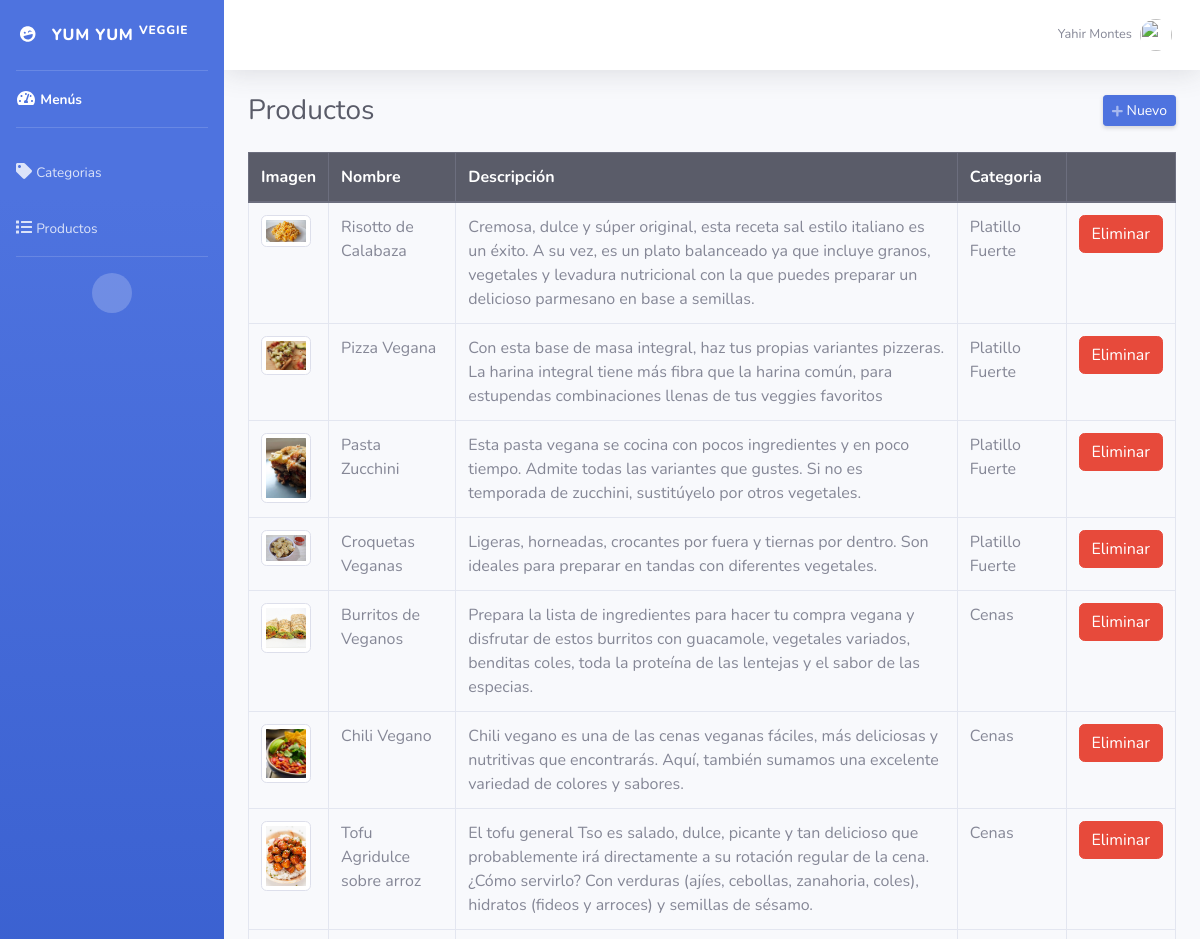
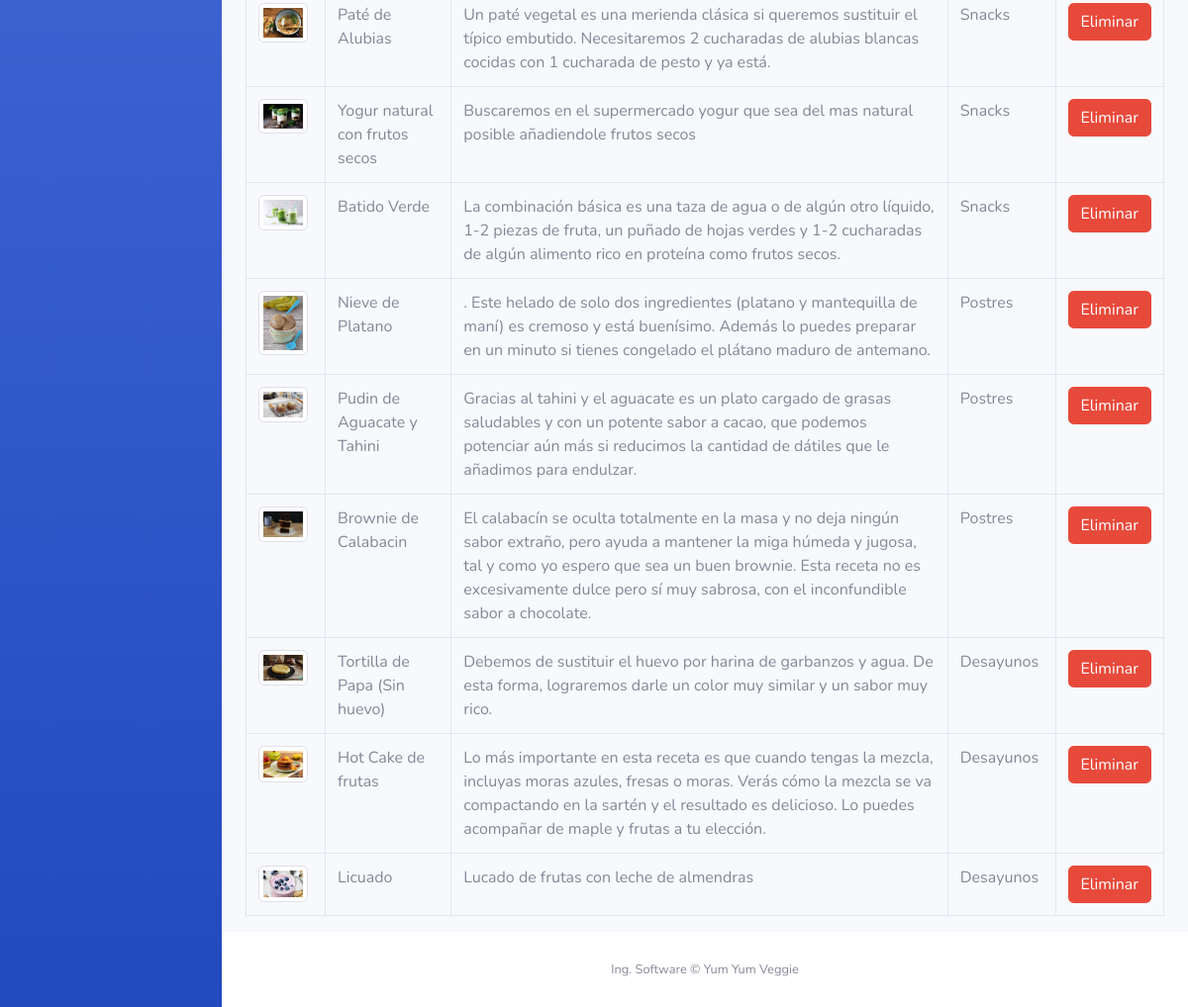
The app's page /productos.php (signed in) with its own data (2 pictures, top to bottom).
### tables this page shows
CREATE TABLE `productos` (
  `id` int(11) NOT NULL,
  `nombre` varchar(255) NOT NULL,
  `descripcion` text NOT NULL,
  `precio_normal` decimal(10,2) NOT NULL,
  `precio_rebajado` decimal(10,2) NOT NULL,
  `cantidad` int(11) NOT NULL,
  `imagen` varchar(50) NOT NULL,
  `id_categoria` int(11) NOT NULL
);

CREATE TABLE `categorias` (
  `id` int(11) NOT NULL,
  `categoria` varchar(50) NOT NULL
);

### productos.php (the view, shortened to what this page needs)
<?php
require_once "../config/conexion.php";
include("includes/header.php"); ?>
<div class="d-sm-flex align-items-center justify-content-between mb-4">
    <h1 class="h3 mb-0 text-gray-800">Productos</h1>
    <a href="#" class="d-none d-sm-inline-block btn btn-sm btn-primary shadow-sm" id="abrirProducto"><i class="fas fa-plus fa-sm text-white-50"></i> Nuevo</a>
</div>
<div class="row">
    <div class="col-md-12">
        <div class="table-responsive">
            <table class="table table-hover table-bordered" style="width: 100%;">
                <thead class="thead-dark">
                    <tr>
                        <th>Imagen</th>
                        <th>Nombre</th>
                        <th>Descripción</th>
                        <th>Categoria</th>
                        <th></th>
                    </tr>
                </thead>
                <tbody>
                    <?php
                    $query = mysqli_query($conexion, "SELECT p.*, c.id AS id_cat, c.categoria FROM productos p INNER JOIN categorias c ON c.id = p.id_categoria ORDER BY p.id DESC");
                    while ($data = mysqli_fetch_assoc($query)) { ?>
                        <tr>
                            <td><img class="img-thumbnail" src="../assets/img/<?php echo $data['imagen']; ?>" width="50"></td>
                            <td><?php echo $data['nombre']; ?></td>
                            <td><?php echo $data['descripcion']; ?></td>
                            <td><?php echo $data['categoria']; ?></td>
                            <td>
                                <form method="post" action="eliminar.php?accion=pro&id=<?php echo $data['id']; ?>" class="d-inline eliminar">
                                    <button class="btn btn-danger" type="submit">Eliminar</button>
                                </form>
                            </td>
                        </tr>
                    <?php } ?>
                </tbody>
            </table>
        </div>
    </div>
</div>
<?php include("includes/footer.php"); ?>

### header.php (shortened to what this page needs)
<!DOCTYPE html>
<html lang="en">
<head>
    <link href="../assets/css/sb-admin-2.min.css" rel="stylesheet">
</head>
<body id="page-top">
    <div id="wrapper">
        <ul class="navbar-nav bg-gradient-primary sidebar sidebar-dark accordion" id="accordionSidebar">
            <a class="sidebar-brand d-flex align-items-center justify-content-center" href="">
                <div class="sidebar-brand-icon rotate-n-15">
                    <i class="fas fa-laugh-wink"></i>
                </div>
                <div class="sidebar-brand-text mx-3">Yum Yum <sup>Veggie</sup></div>
            </a>
            <hr class="sidebar-divider my-0">
            <li class="nav-item active">
                <a class="nav-link" href="">
                    <i class="fas fa-fw fa-tachometer-alt"></i>
                    <span>Menús</span></a>
            </li>
            <hr class="sidebar-divider">
            <li class="nav-item">
                <a class="nav-link" href="categorias.php">
                    <i class="fas fa-tag"></i>
                    <span>Categorias</span></a>
            </li>
            <li class="nav-item">
                <a class="nav-link" href="productos.php">
                    <i class="fas fa-list"></i>
                    <span>Productos</span></a>
            </li>
            <hr class="sidebar-divider d-none d-md-block">
            <div class="text-center d-none d-md-inline">
                <button class="rounded-circle border-0" id="sidebarToggle"></button>
            </div>
        </ul>
        <div id="content-wrapper" class="d-flex flex-column">
            <div id="content">
                <nav class="navbar navbar-expand navbar-light bg-white topbar mb-4 static-top shadow">
                    <ul class="navbar-nav ml-auto">
                        <li class="nav-item dropdown no-arrow">
                            <a class="nav-link dropdown-toggle" href="#" id="userDropdown" role="button" data-toggle="dropdown" aria-haspopup="true" aria-expanded="false">
                                <span class="mr-2 d-none d-lg-inline text-gray-600 small"><?php echo $_SESSION['nombre']; ?></span>
                                <img class="img-profile rounded-circle" src="https://source.unsplash.com/QAB-WJcbgJk/60x60">
                            </a>
                        </li>
                    </ul>
                </nav>
                <div class="container-fluid">

### footer.php (shortened to what this page needs)
</div>
</div>
<footer class="sticky-footer bg-white">
    <div class="container my-auto">
        <div class="copyright text-center my-auto">
            <span>Ing. Software &copy; Yum Yum Veggie</span>
        </div>
    </div>
</footer>
</div>
</div>
</body>
</html>

### records on screen
productos: imagen (picture), nombre "Risotto de Calabaza", descripcion "Cremosa, dulce y súper original, esta receta sal estilo italiano es un éxito. A su vez, es un plato balanceado ya que incluye granos, vegetales y levadura nutricional con la que puedes preparar un delicioso parmesano en base a semillas.", id_categoria.categoria "Platillo Fuerte"
productos: imagen (picture), nombre "Pizza Vegana", descripcion "Con esta base de masa integral, haz tus propias variantes pizzeras. La harina integral tiene más fibra que la harina común, para estupendas combinaciones llenas de tus veggies favoritos", id_categoria.categoria "Platillo Fuerte"
productos: imagen (picture), nombre "Pasta Zucchini", descripcion "Esta pasta vegana se cocina con pocos ingredientes y en poco tiempo. Admite todas las variantes que gustes. Si no es temporada de zucchini, sustitúyelo por otros vegetales.", id_categoria.categoria "Platillo Fuerte"
productos: imagen (picture), nombre "Croquetas Veganas", descripcion "Ligeras, horneadas, crocantes por fuera y tiernas por dentro. Son ideales para preparar en tandas con diferentes vegetales.", id_categoria.categoria "Platillo Fuerte"
productos: imagen (picture), nombre "Burritos de Veganos", descripcion "Prepara la lista de ingredientes para hacer tu compra vegana y disfrutar de estos burritos con guacamole, vegetales variados, benditas coles, toda la proteína de las lentejas y el sabor de las especias.", id_categoria.categoria "Cenas"
productos: imagen (picture), nombre "Chili Vegano", descripcion "Chili vegano es una de las cenas veganas fáciles, más deliciosas y nutritivas que encontrarás. Aquí, también sumamos una excelente variedad de colores y sabores.", id_categoria.categoria "Cenas"
productos: imagen (picture), nombre "Tofu Agridulce sobre arroz", descripcion "El tofu general Tso es salado, dulce, picante y tan delicioso que probablemente irá directamente a su rotación regular de la cena. ¿Cómo servirlo? Con verduras (ajíes, cebollas, zanahoria, coles), hidratos (fideos y arroces) y semillas de sésamo.", id_categoria.categoria "Cenas"
productos: imagen (picture), nombre "Paté de Alubias", descripcion "Un paté vegetal es una merienda clásica si queremos sustituir el típico embutido. Necesitaremos 2 cucharadas de alubias blancas cocidas con 1 cucharada de pesto y ya está.", id_categoria.categoria "Snacks"
productos: imagen (picture), nombre "Yogur natural con frutos secos", descripcion "Buscaremos en el supermercado yogur que sea del mas natural posible añadiendole frutos secos", id_categoria.categoria "Snacks"
productos: imagen (picture), nombre "Batido Verde", descripcion "La combinación básica es una taza de agua o de algún otro líquido, 1-2 piezas de fruta, un puñado de hojas verdes y 1-2 cucharadas de algún alimento rico en proteína como frutos secos.", id_categoria.categoria "Snacks"
productos: imagen (picture), nombre "Nieve de Platano", descripcion ". Este helado de solo dos ingredientes (platano y mantequilla de maní) es cremoso y está buenísimo. Además lo puedes preparar en un minuto si tienes congelado el plátano maduro de antemano.", id_categoria.categoria "Postres"
productos: imagen (picture), nombre "Pudin de Aguacate y Tahini", descripcion "Gracias al tahini y el aguacate es un plato cargado de grasas saludables y con un potente sabor a cacao, que podemos potenciar aún más si reducimos la cantidad de dátiles que le añadimos para endulzar.", id_categoria.categoria "Postres"
productos: imagen (picture), nombre "Brownie de Calabacin", descripcion "El calabacín se oculta totalmente en la masa y no deja ningún sabor extraño, pero ayuda a mantener la miga húmeda y jugosa, tal y como yo espero que sea un buen brownie. Esta receta no es excesivamente dulce pero sí muy sabrosa, con el inconfundible sabor a chocolate.", id_categoria.categoria "Postres"
productos: imagen (picture), nombre "Tortilla de Papa (Sin huevo)", descripcion "Debemos de sustituir el huevo por harina de garbanzos y agua. De esta forma, lograremos darle un color muy similar y un sabor muy rico.", id_categoria.categoria "Desayunos"
productos: imagen (picture), nombre "Hot Cake de frutas", descripcion "Lo más importante en esta receta es que cuando tengas la mezcla, incluyas moras azules, fresas o moras. Verás cómo la mezcla se va compactando en la sartén y el resultado es delicioso. Lo puedes acompañar de maple y frutas a tu elección.", id_categoria.categoria "Desayunos"
productos: imagen (picture), nombre "Licuado", descripcion "Lucado de frutas con leche de almendras", id_categoria.categoria "Desayunos"

### other values on screen
$_SESSION['nombre'] "Yahir Montes"
